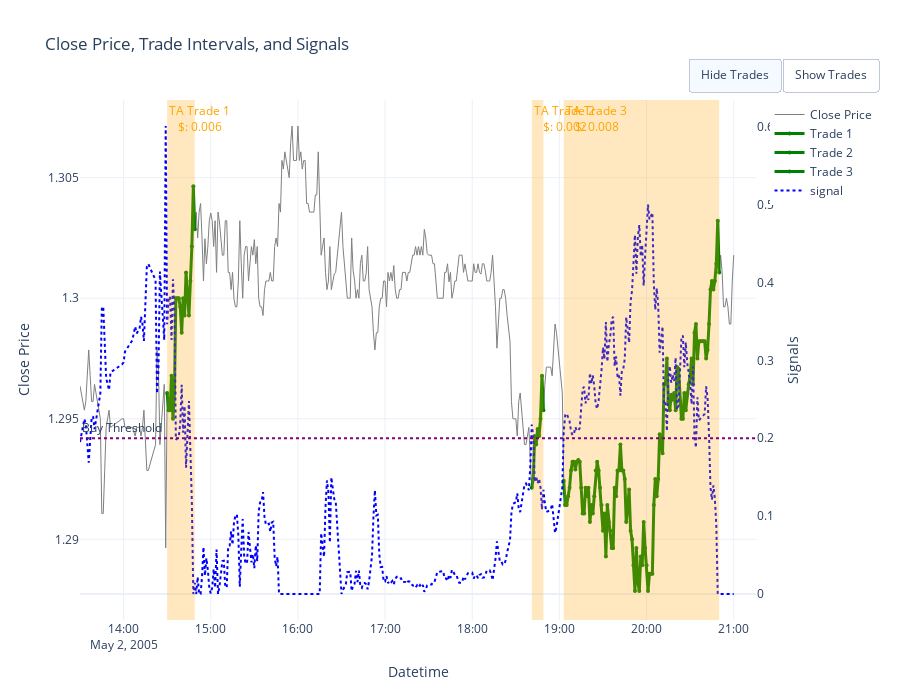
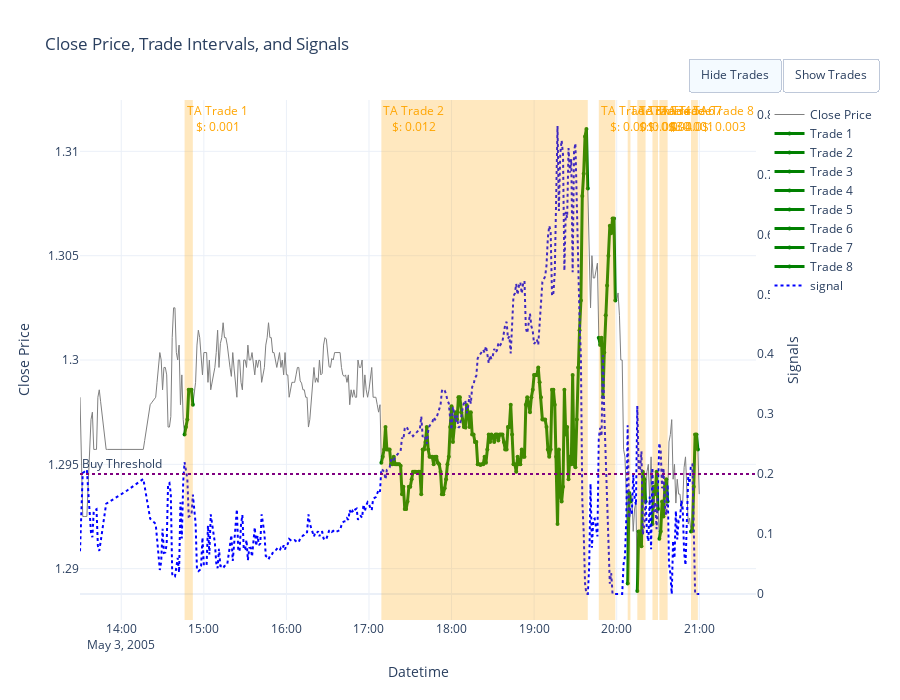
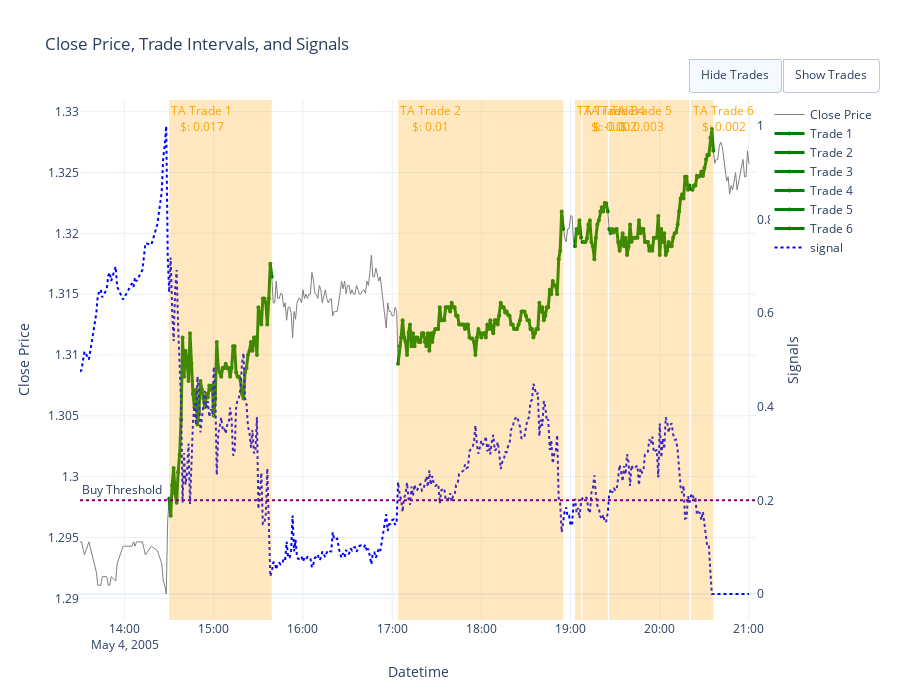
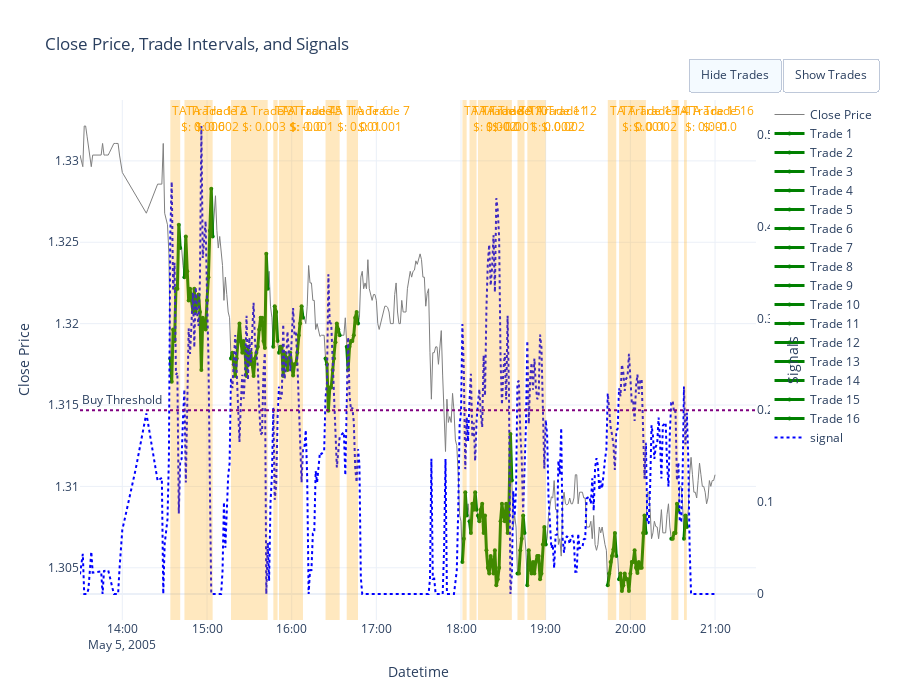

These figures' notebook cell, in order:
### Code cell
df_fin = saveDF_checkDAY(
                        df=df,
                        ticker=params.ticker,
                        min_prof_thr=params.min_prof_thr_tick, 
                        max_down_prop=params.max_down_prop_tick, 
                        gain_tightening_factor=params.gain_tightening_factor_tick,
                        pre_entry_decay=params.pre_entry_decay_tick, 
                        buy_threshold=params.buy_threshold_tick, 
                        trailing_stop_thresh=params.trailing_stop_thresh_tick,
                        merging_retracement_thr=params.merging_retracement_thr_tick, 
                        merging_time_gap_thr=params.merging_time_gap_thr_tick
                        )

df_fin
